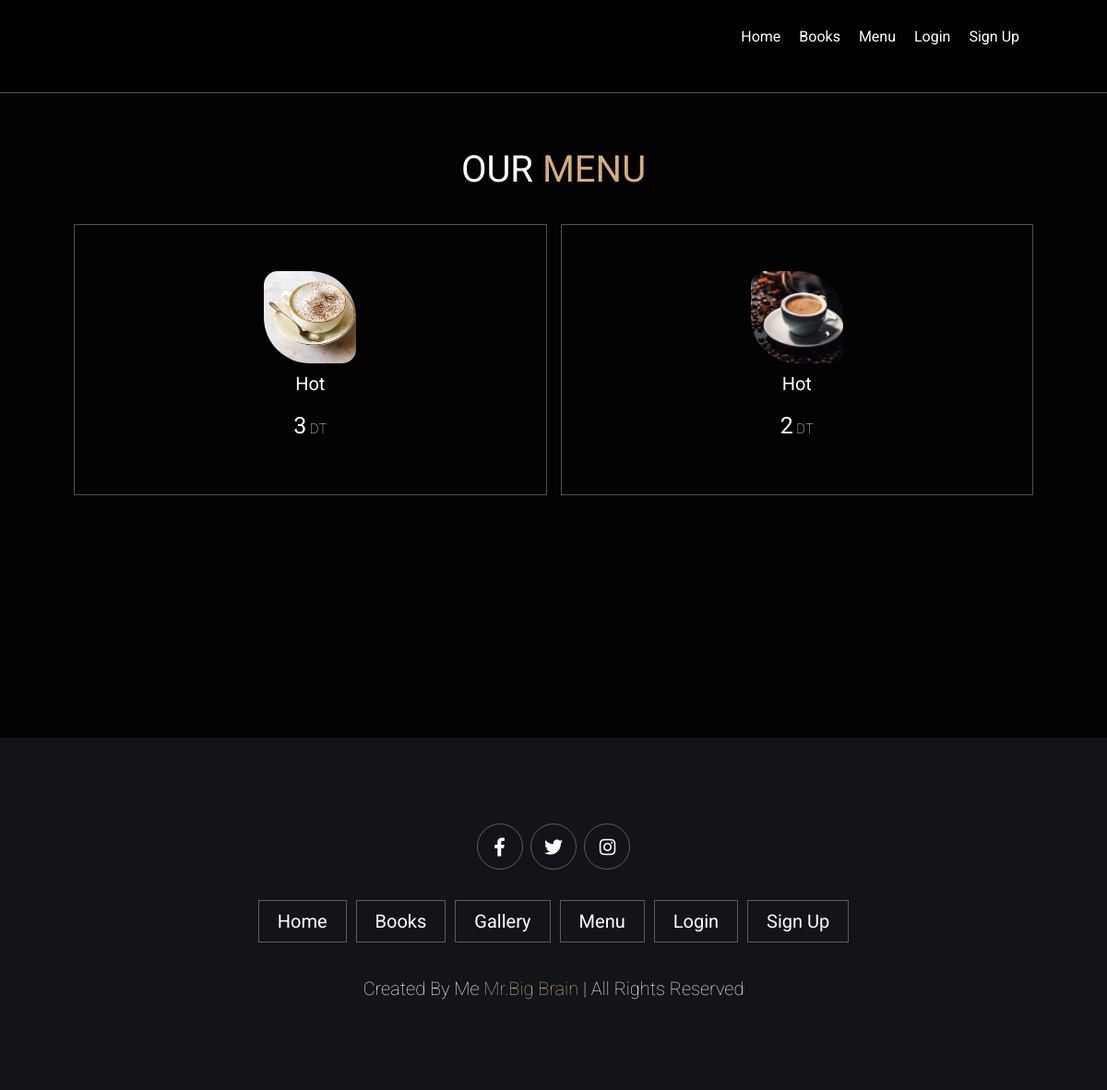
Page /menu/list/8 on the committed database.
### menu/models.py (models this page shows, shortened)
class List(models.Model):
    categories=models.ForeignKey(Categories, on_delete=models.CASCADE,null=True)
    name=models.CharField(max_length=150)
    prix=models.IntegerField(default=0)
    img=models.ImageField(upload_to="list_imgs/",null=True)

class Categories(models.Model):
    name = models.CharField(max_length=255)
    img=models.ImageField(upload_to="categories_imgs/",null=True)
    def __str__(self):
        return self.name
    class Meta:
	    verbose_name_plural='Categories'

### menu/views.py (the view)
# urls.py: path('list/<int:id>', views.list, name="list"),
def list(request,id):
    categories=models.Categories.objects.get(id=id)
    list=models.List.objects.filter(categories=categories)
    return render(request, 'menu/list.html',{'categories':categories,'list':list})

### menu/templates/menu/list.html (shortened to what this page needs)
{% extends 'core/base.html' %}
{% block content %}
<section class="menu" id="menu">
    <h1 class="heading mt-32"> our <span>menu</span> </h1>
    <div class="box-container">
        {% for list in list %}
        <div class="box">
            <img src="{{list.img.url}}" alt="">
            <h3>{{list.categories}}</h3>
            <div class="price">{{list.prix}}<span> DT</span></div>
        </div>
        {% endfor%}
    </div>
</section>
{% endblock %}

### core/static/css/styl.css (style rules this page uses)
:root { --main-color:#d3ad7f; --black:#13131a; --bg:#010103; --border:.1rem solid rgba(255,255,255,.3); }
* { font-family: 'Roboto', sans-serif; margin:0; padding:0; box-sizing: border-box; outline: none; border:none; text-decoration: none; text-transform: capitalize; transition: .2s linear; }
section { padding:8rem ; }
.heading { text-align: center; color:#fff; text-transform: uppercase; padding-bottom: 3.5rem; font-size: 4rem; }
.heading span { color:var(--main-color); text-transform: uppercase; }

### core/static/css/m.css (style rules this page uses)
html { font-size: 62.5%; overflow-x: hidden; scroll-padding-top: 9rem; scroll-behavior: smooth; }

### core/static/css/menu.css (style rules this page uses)
.menu .box-container { display: grid; grid-template-columns: repeat(auto-fit, minmax(30rem, 1fr)); gap:1.5rem; }
.menu .box-container .box { padding:5rem; text-align: center; border:var(--border); }
.menu .box-container .box img { height: 10rem; border-radius: 15px 50px; margin-left: auto; margin-right: auto; }
.menu .box-container .box h3 { color: #fff; font-size: 2rem; padding:1rem 0; }
.menu .box-container .box .price { color: #fff; font-size: 2.5rem; padding:.5rem 0; }
.menu .box-container .box .price span { font-size: 1.5rem; font-weight: lighter; }

### rows in the picture
List: img (picture), categories "Hot", prix "3"
List: img (picture), categories "Hot", prix "2"
